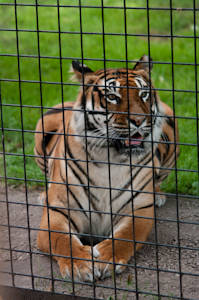
%> input picture matlabcode/images/tigre.jpg, 199 x 300 px
$ octave Main.m   (GNU Octave 9; MATLAB toolbox functions it lacks are replaced by stand-ins)
%> lines starting %> are read from the running program, lines starting %| are printed output that depends on the picture
### matlabcode/load_image.m
function [img,img_gray] = load_image(image,scale)
%> called with image = 'tigre.jpg', scale = 512
addpath('images')
img_big = imread(image);
%> img_big is the input picture: size 300x199x3 uint8; mean R, G, B 98.2, 102.9, 65.6

img_gray_big = rgb2gray(img_big);
[h,v] = size(img_gray_big);
if h>v
    img_crop = img_big(1:v,:,:);
    img_gray_crop = img_gray_big(1:v,:,:);
else
    img_crop = img_big(:,1:h,:);
    img_gray_crop = img_gray_big(:,1:h,:);
end

img = zeros(scale,scale,3,'uint8');
for i = 1:3
    img(:,:,i)= imresize(img_crop(:,:,i),[scale,scale]);
end
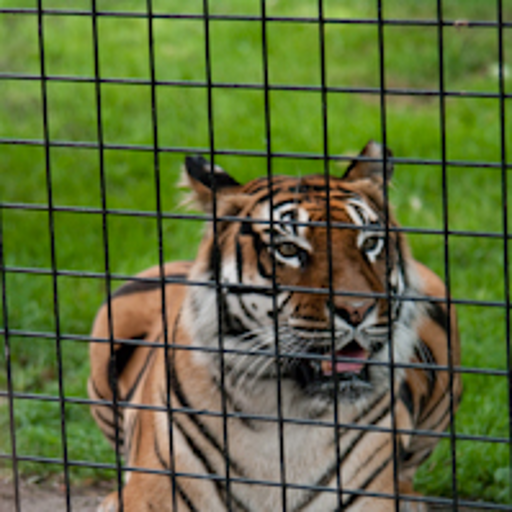
%> img: size 512x512x3 uint8; mean R, G, B 95.1, 109.3, 57.6
img_gray = imresize(img_gray_crop,[scale,scale]);

### matlabcode/Hough_basic.m
function [H_rot,Hbin_rot,theta_rot,rho,peaks_rot,offset] = Hough_basic(img_bin)
% Parameters
threshold_hough = 0.5;


% Classic Hough Transform
[H, theta, rho] = hough(img_bin,'RhoResolution',1,'Theta',-90:0.1:89.5);

peaks = houghpeaks(H, 100,'Threshold',threshold_hough*max(H(:)));

Hbin = zeros(size(H)); mask = peaks(:,1) + size(H,1)*(peaks(:,2)-1); Hbin(mask) = 255;

% Rotation to get the best window in theta
band = 10;
[Hbin_rot, offset] = window_opt(Hbin, band);

H_rot = circshift(H,[0,offset]);
mid = size(H_rot,1)/2;
for j = 1:offset
    for i = 1:size(H_rot,1)/2
        a = H_rot(i,j);
        H_rot(i,j) = H_rot(2*mid - i,j);
        H_rot(2*mid - i,j) = a;
    end
end

theta_rot = theta - (theta(offset)+90.1);

peaks_rot = houghpeaks(H_rot, 100,'Threshold',threshold_hough*max(H(:)));

Hbin_rot = zeros(size(H)); mask = peaks_rot(:,1) + size(H,1)*(peaks_rot(:,2)-1); Hbin_rot(mask) = 255;

% peaks_rot = peaks;
% peaks_rot(:,2) = mod(peaks_rot(:,2)+offset,length(theta)); peaks_rot(peaks_rot ==0 ) = length(theta);


% Vizualisation
Hviz = imresize(H,[size(H,2),size(H,2)]); Hviz = 255*(Hviz - min(min(Hviz))*ones(size(Hviz)))/(max(max(Hviz))-min(min(Hviz)));
figure('name','HoughTransform')
imshow(uint8(Hviz)), hold on;

peaksviz = peaks;
peaksviz(:,1) = floor(peaks(:,1)*(size(H,2)/size(H,1)));
x = peaksviz(:,2); y = peaksviz(:,1);
plot(x,y,'s','color','red');

Hviz_rot = imresize(H_rot,[size(H_rot,2),size(H_rot,2)]); Hviz_rot = 255*(Hviz_rot - min(min(Hviz_rot))*ones(size(Hviz_rot)))/(max(max(Hviz_rot))-min(min(Hviz_rot)));
figure('name','Rotated HoughTransform')
imshow(uint8(Hviz_rot)), hold on;

peaksviz_rot = peaks_rot;
peaksviz_rot(:,1) = floor(peaks_rot(:,1)*(size(H,2)/size(H,1)));
x = peaksviz_rot(:,2); y = peaksviz_rot(:,1);
plot(x,y,'s','color','red');

% [6 lines of commented-out code are left out]

### matlabcode/window_opt.m
function [img_rot, offset] = window_opt(img, band)
%ROTATION_OPT Summary of this function goes here
%   Detailed explanation goes here

energy = 1e10;
offset = 0;
img_rot = img;
p = floor(size(img,2)/(2*band));

for i = 1:ceil(size(img,2)/p)
    img = circshift(img, [0 p]);
    energy_new = norm(img(:,1:p),2) + norm(img(:,end-p:end),2);
    if energy_new < energy
       energy = energy_new;
       offset = p*i;
       img_rot = img;
    end
end
end

### matlabcode/disp_lines_in_Hough.m
function HPviz= disp_lines_in_Hough(H_rot,peaks_rot,Hbin_rot)
% Parameters to detect peaks
Nlines = 2;
threshold = 0.2;

% Rescale Hough Transform
Hbin_rot_viz = imresize(Hbin_rot,[size(Hbin_rot,2),size(Hbin_rot,2)]);
% figure('name','Hough Transform rescaled'); imshow(Hbin_rot_viz)

% Hough Transform of Hough Transform
[HP,thetaP,rhoP] = hough(Hbin_rot_viz,'RhoResolution',1,'Theta',-90:0.5:89.5);
HPviz = imresize(HP,[size(HP,2),size(HP,2)]); HPviz = 255*(HPviz - min(min(HPviz))*ones(size(HPviz)))/(max(max(HPviz))-min(min(HPviz)));
figure('name','HoughTransform of HoughTransform'); imshow(uint8(HPviz)), hold on

% Detect Peaks
peaksP  = houghpeaks(HP, Nlines,'Threshold',threshold*max(HP(:)));
peaksPviz = peaksP; peaksPviz(:,1) = floor(peaksP(:,1)*(size(HP,2)/size(HP,1)));
x = peaksPviz(:,2); y = peaksPviz(:,1);
plot(x,y,'s','color','white');

% Display lines in Hough Transform
lines = houghlines(Hbin_rot_viz, thetaP, rhoP, peaksP,'FillGap',1000);
H_rot_viz = uint8(imresize(H_rot,[size(H_rot,2),size(H_rot,2)]));

figure('name','Lines in Hough')
imshow(H_rot_viz), hold on;

peaksviz = peaks_rot;
peaksviz(:,1) = floor(peaks_rot(:,1)*(size(H_rot,2)/size(H_rot,1)));
x = peaksviz(:,2); y = peaksviz(:,1);
plot(x,y,'s','color','red'), hold on;

for k = 1:length(lines)
   xy = [lines(k).point1; lines(k).point2];
   plot(xy(:,1),xy(:,2),'LineWidth',4,'Color','green');

   % Plot beginnings and ends of lines
   plot(xy(1,1),xy(1,2),'x','LineWidth',2,'Color','yellow');
   plot(xy(2,1),xy(2,2),'x','LineWidth',2,'Color','red');
end

### matlabcode/Hough_lines.m
function [linesH_grid, peaks_grid1, peaks_grid2] = Hough_lines(img_gray, H_rot, Hbin_rot, theta_rot, rho, peaks_rot)
% Parameters to detect peaks
Nlines = 2;
threshold_hough = 0.2;
tol_orientation_line_in_Hough = 30; % in degrees
tol_peaks_in_line = 50; % in degrees in lines in Hough
tol_line_at_90 = 30; % in degrees in linesH
tol_in_line_in_img = 2;
tol_var_in_line_wrt_max = 5;

% Hough Transform of Hough Transform
[HP,thetaP,rhoP] = hough(Hbin_rot,'RhoResolution',1,'Theta',-90:0.1:89.5);

% Detect peaks and lines in Hough Transform
peaksP  = houghpeaks(HP, Nlines, 'Threshold', threshold_hough*max(HP(:)));

% If the line of peaks is not enough vertical it cannot be a grid
goodpeaksP =[];
for i = 1:size(peaksP,1)
    if abs(thetaP(peaksP(i,2)))<tol_orientation_line_in_Hough
        goodpeaksP = [goodpeaksP;peaksP(i,:)];
    end
end

% Detect lines with the goodpeaks
linesH = houghlines(Hbin_rot, thetaP, rhoP, goodpeaksP,'FillGap',1000);

% Detect pair of lines which could represent a grid
lines_grid_num = lines_for_grid_at_90(linesH, theta_rot, peaks_rot, tol_peaks_in_line, tol_line_at_90);


% [14 lines of commented-out code are left out]
num_line1 = 1; num_line2 = 2;
linesH_grid = [linesH(1),linesH(2)];
peaks_grid1 = find_peaks_in_lineH(linesH(num_line1), peaks_rot, tol_peaks_in_line);
peaks_grid2 = find_peaks_in_lineH(linesH(num_line2), peaks_rot, tol_peaks_in_line);

% Visualizations
HPviz = imresize(HP,[size(HP,2),size(HP,2)]); HPviz = 255*(HPviz - min(min(HPviz))*ones(size(HPviz)))/(max(max(HPviz))-min(min(HPviz)));
figure('name','HoughTransform of HoughTransform'); imshow(uint8(HPviz)), hold on

peaksPviz = peaksP; peaksPviz(:,1) = floor(peaksP(:,1)*(size(HP,2)/size(HP,1)));
x = peaksPviz(:,2); y = peaksPviz(:,1);
plot(x,y,'s','color','white');


figure('name','Lines in Hough')
imshow(uint8(H_rot)), hold on;

peaksviz = peaks_rot;
% peaksviz(:,1) = floor(peaks_rot(:,1)*(size(H_rot,2)/size(H_rot,1)));
x = peaksviz(:,2); y = peaksviz(:,1);
plot(x,y,'s','color','red'), hold on;

for k = 1:length(linesH)
   xy = [linesH(k).point1; linesH(k).point2];
   plot(xy(:,1),xy(:,2),'LineWidth',4,'Color','green');

   % Plot beginnings and ends of lines
   plot(xy(1,1),xy(1,2),'x','LineWidth',2,'Color','yellow');
   plot(xy(2,1),xy(2,2),'x','LineWidth',2,'Color','red');
end

end

### matlabcode/find_peaks_in_lineH.m
function peaks_in_linesH = find_peaks_in_lineH(linesH, peaks_rot, tol_peaks_in_line)
line_dir = linesH(1).point2 - linesH(1).point1; line_dir = line_dir/norm(line_dir);

peaks_rot = circshift(peaks_rot,[0,1]);
peaks_in_linesH =[];
for i = 1:length(peaks_rot)
    peaks_line = peaks_rot(i,:) - linesH(1).point1;
    if norm(peaks_line) < 10^-3
        angle = 0;
    else
        peaks_line = peaks_line/norm(peaks_line);
        cosval = abs(peaks_line*line_dir');
        angle = acosd(cosval);
    end
    if (angle<=tol_peaks_in_line)
        peaks_in_linesH = [peaks_in_linesH; peaks_rot(i,:)];
    end
end
peaks_in_linesH = circshift(peaks_in_linesH,[0,1]);

end

### matlabcode/lines_for_grid_at_90.m
function lines_grid_num = lines_for_grid_at_90(linesH,theta_rot,peaks_rot,tol_peaks_in_line,tol_line_at_90)
% If the line has no other line which is approximatively at 90° it cannot
% be a grid
approx_dir_line = zeros(length(linesH),1);
for i = 1:length(linesH)
    peaks_in_linesH = find_peaks_in_lineH(linesH(i),peaks_rot,tol_peaks_in_line);
    approx_dir_line(i) = mean(theta_rot(peaks_in_linesH(:,2)));
end

lines_grid_num = [];
for i = 1:length(linesH)
    for j = i+1:length(linesH)
        if abs(abs(approx_dir_line(i)-approx_dir_line(j))-90)<tol_line_at_90
            lines_grid_num = [lines_grid_num;i,j];
        end
    end
end
end

### matlabcode/disp_lines_in_img.m
function disp_lines_in_img(img_gray,lines)

% Plot lines
figure('name','lines')
imshow(img_gray), hold on;
for k = 1:length(lines)
   xy = [lines(k).point1; lines(k).point2];
   plot(xy(:,1),xy(:,2),'LineWidth',4,'Color','green');

   % Plot beginnings and ends of lines
   plot(xy(1,1),xy(1,2),'x','LineWidth',2,'Color','yellow');
   plot(xy(2,1),xy(2,2),'x','LineWidth',2,'Color','red');
end

### matlabcode/Main.m
clear all
close all
% Parameters

% Load images
scale = 512;
[img,img_gray] = load_image('tigre.jpg',scale)  ;

% Detect edges
edges = edge(img_gray,'canny');
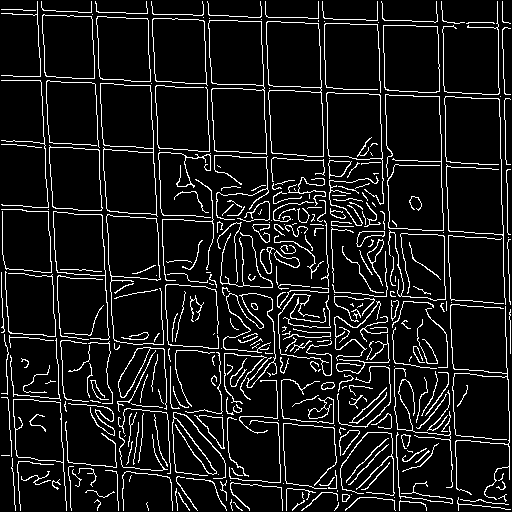
%> edges: size 512x512 logical; 9.6% white in thin lines or dots
figure('name','contours')
imshow(edges)

% % K-means color
% nb_clusters = 10;
% pixel_labels = k_means_color(img, nb_clusters);

% Hough Transform with only maxima (binary image) with optimal window in theta
[H_rot,Hbin_rot,theta_rot,rho,peaks_rot,offset] = Hough_basic(edges);
%> in Hough_basic, `[H, theta, rho] = hough(img_bin,'RhoResolution',1,'Theta',-90:0.1:89.5);`: theta = 1796 values from -90 to 89.5; rho = 1447 values from -723 to 723
%> in Hough_basic, `peaks = houghpeaks(H, 100,'Threshold',threshold_hough*max(H(:)));`: peaks = 18 rows, first 12: [715 17; 760 868; 869 871; 1220 885; 649 23; 584 29; 814 870; 1100 881; 926 874; 988 876; 1160 883; 1041 879]
%> in Hough_basic, `mask = peaks(:,1) + size(H,1)*(peaks(:,2)-1)`: mask = 18 values, max 1280368 at index 4, min 23867 at index 1, mean 727224.6
%> the loop in window_opt, `for i = 1:ceil(size(img,2)/p)` made 21 passes
%> (energy_new, energy) on pass 1: (0, 0)
%> in Hough_basic, `[Hbin_rot, offset] = window_opt(Hbin, band);`: offset = 89
%> the loop in Hough_basic, `for j = 1:offset` made 89 passes
%> in Hough_basic, `theta_rot = theta - (theta(offset)+90.1);`: theta_rot = 1796 values from -98.9 to 80.6
%> in Hough_basic, `peaks_rot = houghpeaks(H_rot, 100,'Threshold',threshold_hough*max(H(:)..`: peaks_rot = 18 rows, first 12: [715 106; 760 957; 869 960; 1220 974; 649 112; 584 118; 814 959; 1100 970; 926 963; 988 965; 1160 972; 1041 968]
%> in Hough_basic, `mask = peaks_rot(:,1) + size(H,1)*(peaks_rot(:,2)-1)`: mask = 18 values, max 1409151 at index 4, min 152650 at index 1, mean 856007.6
%> in Hough_basic, `peaksviz = peaks;`: peaksviz has the same summary as peaks
%> in Hough_basic, `x = peaksviz(:,2)`: x = 18 values, max 885 at index 4, min 17 at index 1, mean 503.1
%> in Hough_basic, `y = peaksviz(:,1)`: y = 18 values, max 1514 at index 4, min 336 at index 17, mean 930.7
%> in Hough_basic, `peaksviz_rot = peaks_rot;`: peaksviz_rot has the same summary as peaks_rot
%> in Hough_basic, `x = peaksviz_rot(:,2)`: x = 18 values, max 974 at index 4, min 106 at index 1, mean 592.1
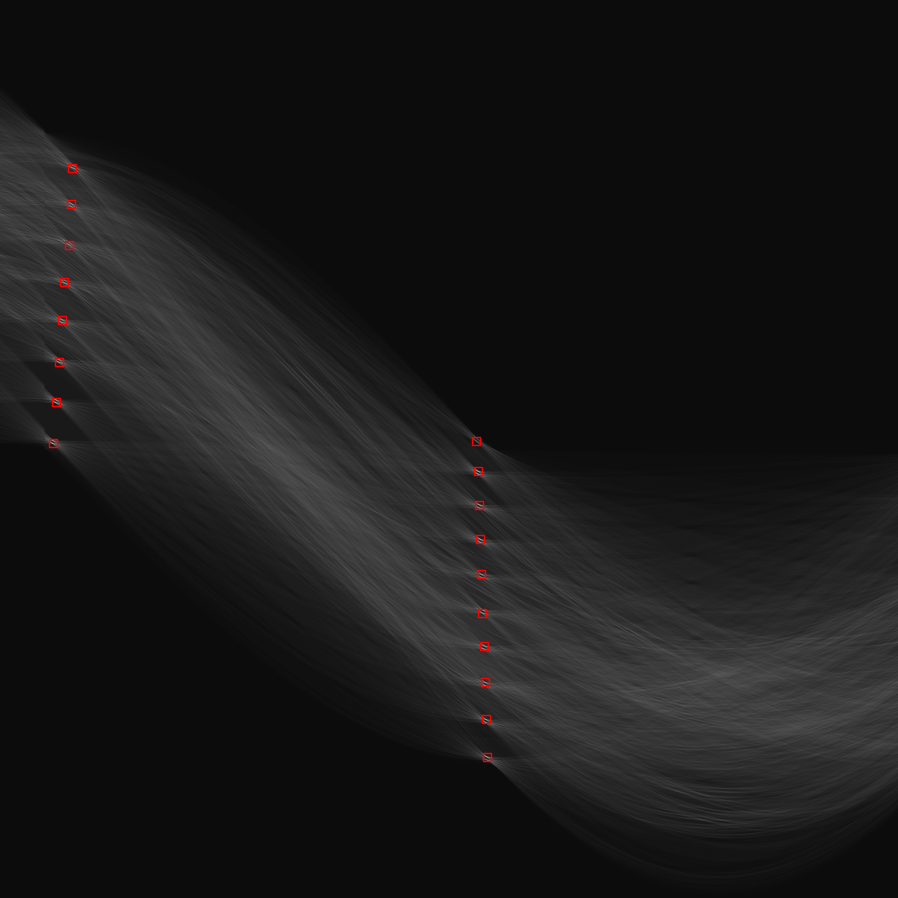
%> figure redrawn from the program's plot data; shown at 1/2 size
%> theta_rot = 1796 values from -98.9 to 80.6; rho = 1447 values from -723 to 723; offset = 89

% Search lines by iterative processus
disp_lines_in_Hough(H_rot,peaks_rot,Hbin_rot);
%> in disp_lines_in_Hough, `[HP,thetaP,rhoP] = hough(Hbin_rot_viz,'RhoResolution',1,'Theta',-90:0...`: thetaP = 360 values from -90 to 89.5; rhoP = 5079 values from -2539 to 2539
%> in disp_lines_in_Hough, `peaksP  = houghpeaks(HP, Nlines,'Threshold',threshold*max(HP(:)));`: peaksP = [3461 177; 2707 189]
%> in disp_lines_in_Hough, `x = peaksPviz(:,2)`: x = [177; 189]
%> in disp_lines_in_Hough, `y = peaksPviz(:,1)`: y = [245; 191]
%> in disp_lines_in_Hough, `plot(x,y,'s','color','white');`:
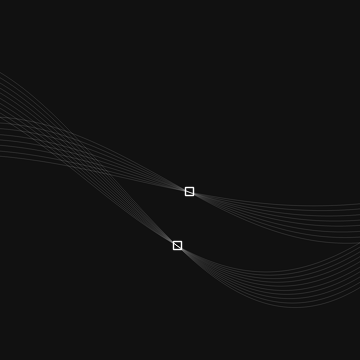
%> figure redrawn from the program's plot data
%> in disp_lines_in_Hough, `lines = houghlines(Hbin_rot_viz, thetaP, rhoP, peaksP,'FillGap',1000);`: lines = 2 lines; point1 to point2 (x, y): (106, 887) to (145, 338), (953, 880) to (970, 1367)
%> in disp_lines_in_Hough, `peaksviz = peaks_rot;`: peaksviz has the same summary as peaks_rot in Hough_basic
%> in disp_lines_in_Hough, `x = peaksviz(:,2)`: x = 18 values, max 974 at index 4, min 106 at index 1, mean 592.1
%> in disp_lines_in_Hough, `y = peaksviz(:,1)`: y = 18 values, max 1514 at index 4, min 336 at index 17, mean 930.7
%> the loop in disp_lines_in_Hough, `for k = 1:length(lines)` made 2 passes
%> xy on passes 1 to 2: [953 880; 970 1367], [106 887; 145 338]

[linesH_grid, peaks_grid1, peaks_grid2] = Hough_lines(img_gray, H_rot, Hbin_rot, theta_rot, rho, peaks_rot);
%> in Hough_lines, `[HP,thetaP,rhoP] = hough(Hbin_rot,'RhoResolution',1,'Theta',-90:0.1:89..`:
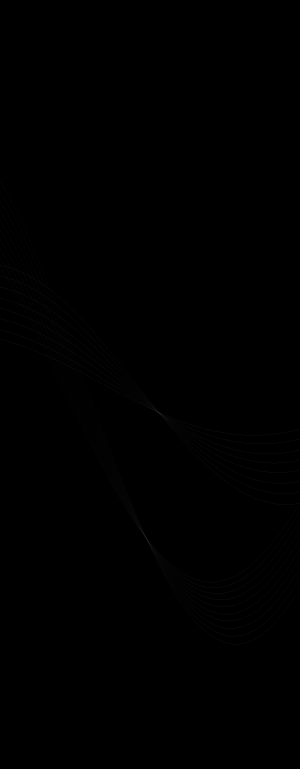
%> HP: size 4611x1796 double (shown at 1/6 size); min 0, max 6, mean 0.0039; drawn with min black and max white
%> in Hough_lines, `[HP,thetaP,rhoP] = hough(Hbin_rot,'RhoResolution',1,'Theta',-90:0.1:89..`: thetaP = 1796 values from -90 to 89.5; rhoP = 4611 values from -2305 to 2305
%> in Hough_lines, `peaksP  = houghpeaks(HP, Nlines, 'Threshold', threshold_hough*max(HP(:..`: peaksP = [3232 879; 2473 951]
%> the loop in Hough_lines, `for i = 1:size(peaksP,1)` made 2 passes
%> goodpeaksP on passes 1 to 2: [3232 879], [3232 879; 2473 951]
%> in Hough_lines, `linesH = houghlines(Hbin_rot, thetaP, rhoP, goodpeaksP,'FillGap',1000);`: linesH = 2 lines; point1 to point2 (x, y): (106, 715) to (145, 271), (957, 760) to (972, 1160)
%> the loop in lines_for_grid_at_90, `for i = 1:length(linesH)` made 2 passes
%> after the loop in lines_for_grid_at_90, `for i = 1:length(linesH)`: approx_dir_line = [-2.59; -86.3]
%> the loop in lines_for_grid_at_90, `for i = 1:length(linesH)` made 2 passes
%> after the loop in lines_for_grid_at_90, `for i = 1:length(linesH)`: lines_grid_num = [1 2]
%> in Hough_lines, `linesH_grid = [linesH(1),linesH(2)];`: linesH_grid has the same summary as linesH
%> in find_peaks_in_lineH (call 3), `peaks_rot = circshift(peaks_rot,[0,1]);`: peaks_rot = 18 rows, first 12: [106 715; 957 760; 960 869; 974 1220; 112 649; 118 584; 959 814; 970 1100; 963 926; 965 988; 972 1160; 968 1041]
%> in Hough_lines, `peaks_grid1 = find_peaks_in_lineH(linesH(num_line1), peaks_rot, tol_pe..`: peaks_grid1 = [760 957; 869 960; 1220 974; 814 959; 1100 970; 926 963; 988 965; 1160 972; 1041 968; 711 953]
%> in Hough_lines, `peaks_grid2 = find_peaks_in_lineH(linesH(num_line2), peaks_rot, tol_pe..`: peaks_grid2 = [715 106; 649 112; 584 118; 516 125; 329 143; 456 129; 395 138; 271 145]
%> in Hough_lines, `peaksPviz = peaksP`: peaksPviz = [3232 879; 2473 951]
%> in Hough_lines, `x = peaksPviz(:,2)`: x = [879; 951]
%> in Hough_lines, `y = peaksPviz(:,1)`: y = [1258; 963]
%> in Hough_lines, `x = peaksviz(:,2)`: x = 18 values, max 974 at index 4, min 106 at index 1, mean 592.1
%> in Hough_lines, `y = peaksviz(:,1)`: y = 18 values, max 1220 at index 4, min 271 at index 17, mean 750.2
%> the loop in Hough_lines, `for k = 1:length(linesH)` made 2 passes
%> xy on passes 1 to 2: [957 760; 972 1160], [106 715; 145 271]
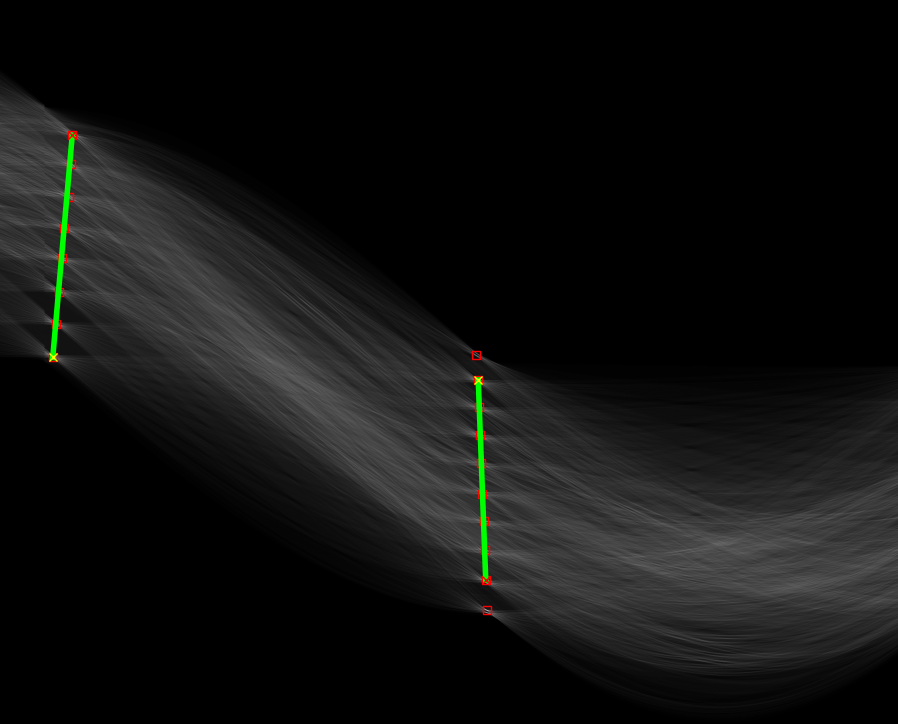
%> figure redrawn from the program's plot data; shown at 1/2 size
%> linesH_grid has the same summary as linesH in Hough_lines
peaks_grid = [peaks_grid1; peaks_grid2];
%> peaks_grid = 18 rows, first 12: [760 957; 869 960; 1220 974; 814 959; 1100 970; 926 963; 988 965; 1160 972; 1041 968; 711 953; 715 106; 649 112]
size(peaks_grid1)
size(peaks_grid2)

% Refine to get the entire grid
% peaks_refined = Hough_refined_with_zoom(H_rot,linesH_grid);
% peaks_refined = Hough_refined_with_periodicity(H_rot,linesH_grid,peaks_grid1,peaks_grid2);

% Visualization of the lines at different steps
lines = houghlines(edges, theta_rot, rho, peaks_grid,'FillGap',1000);
%> lines = 18 lines; longest, point1 to point2 (x, y): (203, 2) to (227, 511), (2, 456) to (509, 505), (2, 10) to (511, 24), (2, 398) to (509, 445), (3, 210) to (509, 240), (2, 76) to (507, 95)
disp_lines_in_img(img_gray,lines)
%> the loop in disp_lines_in_img, `for k = 1:length(lines)` made 18 passes
%> xy on passes 1 to 8: [38 9; 66 501], [147 7; 173 511], [498 12; 511 510], [92 8; 119 511], [378 9; 395 510], [203 2; 227 511], [266 7; 287 510], [437 2; 453 504]
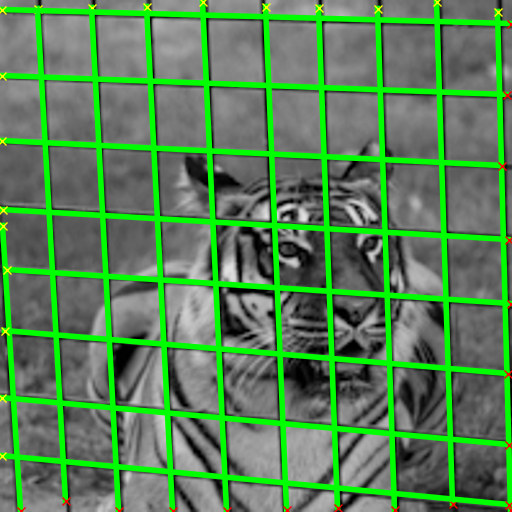
%> figure redrawn from the program's plot data

% lines = houghlines(edges, theta_rot, rho, peaks_refined,'FillGap',1000);
% disp_lines_in_img(img_gray,lines)
